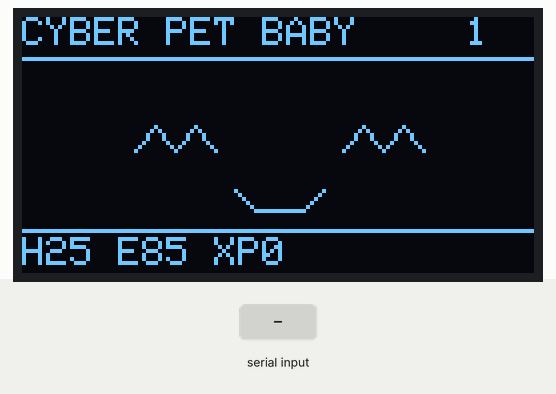
The sketch below on a simulated ESP8266 (NodeMCU). Parts: 128×64 one-colour display. Inputs (shaded band) come from the test bench. What the sketch prints to the serial monitor is not drawn.

Above: at 1.2 s.
1.3 s: "MAKAN\n" received over Serial
At 1.47 s:
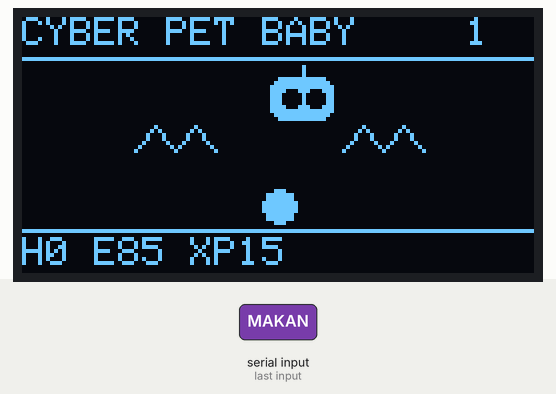
3.3 s: "MAIN\n" received over Serial
At 3.47 s:
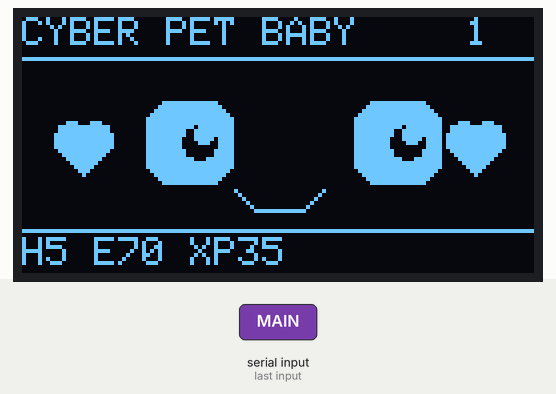
5.6 s: "TIDUR\n" received over Serial
At 6.8 s:
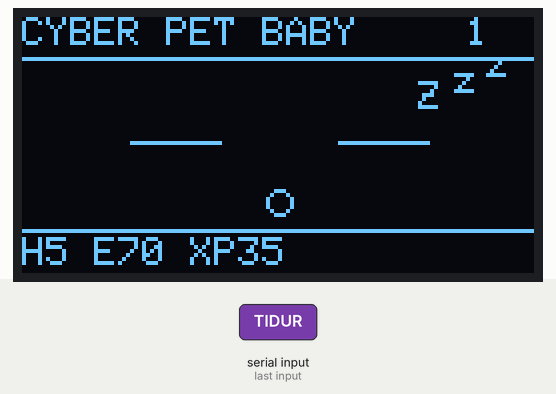
7.1 s: "BANGUN\n" received over Serial
At 8.1 s:
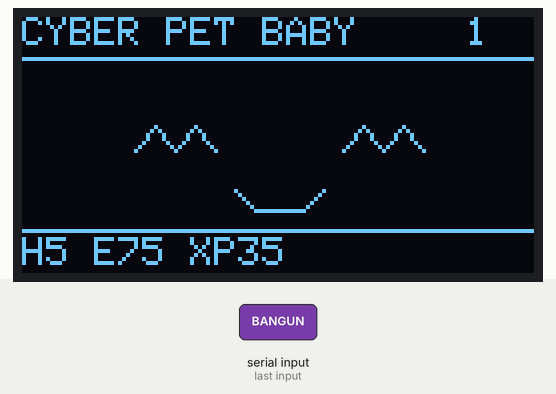
10.1 s: "SAPA\n" received over Serial
At 10.4 s:
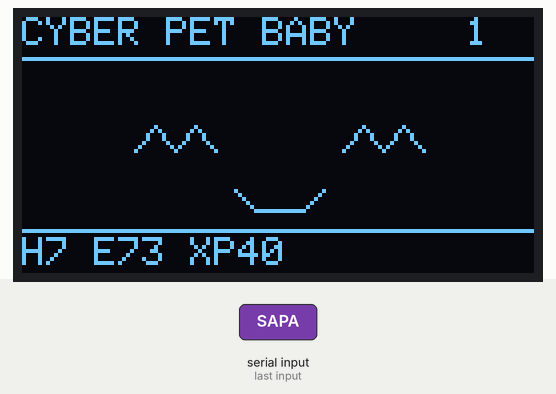
13.1 s: "SEDIH\n" received over Serial
At 13.9 s:
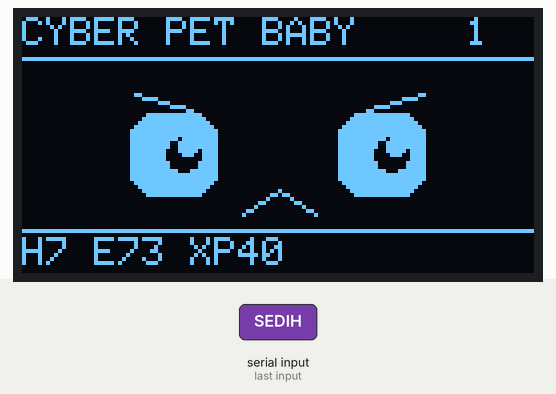
Timing chart, 0 to 15.6 s (numbered marks = the images above; inputs shaded):
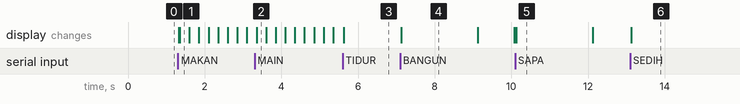

Measured:
- after the input at 1.3 s, the display: first changes at once (image 1 shows a later state)
- after the input at 3.3 s, the display: changes after 0.05 s (image 2)
- after the input at 5.6 s, the display: changes at once (image 3)
- after the input at 7.1 s, the display: changes at once (image 4)
- after the input at 10.1 s, the display: changes at once (image 5)
- after the input at 13.1 s, the display: changes at once (image 6)
- what the display in image 4 shows lasts 2.0 s, from 7.1 s to 9.1 s

The sketch:

kodeTugas7.ino
```cpp
#include <Wire.h>
#include <Adafruit_GFX.h>
#include <Adafruit_SSD1306.h>

#define W 128
#define H 64

Adafruit_SSD1306 oled(W, H, &Wire, -1);

enum Mood {
  HAPPY, HUNGRY, SAD, SLEEP, PLAY, EAT, LEVELUP, NORMAL
};

Mood mood = HAPPY;

int hunger = 25;
int energy = 85;
int happiness = 80;
int level = 1;
int xp = 0;

unsigned long lastTick = 0;
unsigned long animStart = 0;
unsigned long lastFrame = 0;
unsigned long moodUntil = 0;

int animFrame = 0;
bool animating = false;
bool sleeping = false;

String evolution = "BABY";

void updateEvolution() {
  if (level >= 10) evolution = "CYBER";
  else if (level >= 5) evolution = "TEEN";
  else evolution = "BABY";
}

void drawHeart(int x, int y) {
  oled.fillCircle(x - 3, y, 4, SSD1306_WHITE);
  oled.fillCircle(x + 3, y, 4, SSD1306_WHITE);
  oled.fillTriangle(x - 7, y + 1, x + 7, y + 1,
                    x, y + 9, SSD1306_WHITE);
}

void drawFood(int x, int y) {
  oled.fillRoundRect(x, y, 16, 11, 3, SSD1306_WHITE);
  oled.fillCircle(x + 5, y + 5, 2, SSD1306_BLACK);
  oled.fillCircle(x + 11, y + 5, 2, SSD1306_BLACK);
  oled.drawLine(x + 8, y - 3, x + 8, y, SSD1306_WHITE);
}

void drawEyesOpen(int x, int y, int r) {
  oled.fillRoundRect(x - 11, y - 10, 22, 21, 6, SSD1306_WHITE);
  oled.fillCircle(x + 2, y, r, SSD1306_BLACK);
  oled.fillCircle(x + 3, y - 2, 2, SSD1306_WHITE);
}

void drawHappyEyes(int x, int y) {
  oled.drawLine(x - 10, y + 2, x - 5, y - 4, SSD1306_WHITE);
  oled.drawLine(x - 5, y - 4, x, y + 2, SSD1306_WHITE);
  oled.drawLine(x, y + 2, x + 5, y - 4, SSD1306_WHITE);
  oled.drawLine(x + 5, y - 4, x + 10, y + 2, SSD1306_WHITE);
}

void drawFace() {
  int eyeY = 31;
  int leftX = 38;
  int rightX = 90;

  // Animasi gerakan mata ketika bermain
  int offset = 0;
  if (mood == PLAY) {
    offset = (animFrame % 2 == 0) ? -4 : 4;
  }

  // Mata
  if (mood == SLEEP) {
    oled.drawLine(leftX - 11, eyeY, leftX + 11, eyeY,
                  SSD1306_WHITE);
    oled.drawLine(rightX - 11, eyeY, rightX + 11, eyeY,
                  SSD1306_WHITE);
  }
  else if (mood == HAPPY || mood == EAT ||
           mood == LEVELUP) {
    if (mood == LEVELUP && animFrame % 2 == 0) {
      drawEyesOpen(leftX, eyeY, 7);
      drawEyesOpen(rightX, eyeY, 7);
    } else {
      drawHappyEyes(leftX, eyeY);
      drawHappyEyes(rightX, eyeY);
    }
  }
  else if (mood == SAD) {
    drawEyesOpen(leftX, eyeY + 3, 4);
    drawEyesOpen(rightX, eyeY + 3, 4);
    oled.drawLine(leftX - 10, eyeY - 12,
                  leftX + 4, eyeY - 8, SSD1306_WHITE);
    oled.drawLine(rightX - 4, eyeY - 8,
                  rightX + 10, eyeY - 12, SSD1306_WHITE);
  }
  else if (mood == HUNGRY) {
    oled.drawCircle(leftX, eyeY, 9, SSD1306_WHITE);
    oled.drawCircle(rightX, eyeY, 9, SSD1306_WHITE);
    oled.fillCircle(leftX, eyeY, 3, SSD1306_WHITE);
    oled.fillCircle(rightX, eyeY, 3, SSD1306_WHITE);
  }
  else {
    drawEyesOpen(leftX + offset, eyeY, 4);
    drawEyesOpen(rightX + offset, eyeY, 4);
  }

  // Mulut berdasarkan ekspresi
  if (mood == SAD) {
    oled.drawLine(55, 49, 64, 43, SSD1306_WHITE);
    oled.drawLine(64, 43, 73, 49, SSD1306_WHITE);
  }
  else if (mood == HUNGRY || mood == EAT) {
    int r = (mood == EAT && animFrame % 2 == 0) ? 6 : 4;
    oled.fillCircle(64, 47, r, SSD1306_WHITE);
    if (r > 4) {
      oled.fillCircle(64, 47, 2, SSD1306_BLACK);
    }
  }
  else if (mood == SLEEP) {
    oled.drawCircle(64, 46, 3, SSD1306_WHITE);
  }
  else {
    oled.drawLine(53, 43, 58, 48, SSD1306_WHITE);
    oled.drawLine(58, 48, 70, 48, SSD1306_WHITE);
    oled.drawLine(70, 48, 75, 43, SSD1306_WHITE);
  }
}

String getMoodName() {
  if (sleeping || mood == SLEEP) return "TIDUR";
  if (mood == EAT) return "MAKAN";
  if (mood == PLAY) return "MAIN";
  if (mood == LEVELUP) return "LEVEL UP!";
  if (hunger >= 70) return "LAPAR";
  if (happiness <= 25) return "SEDIH";
  if (energy <= 20) return "LELAH";
  if (happiness >= 70) return "SENANG";
  return "NORMAL";
}

void drawScreen() {
  oled.clearDisplay();
  oled.setTextColor(SSD1306_WHITE);
  oled.setTextSize(1);

  // Header
  oled.setCursor(0, 0);
  oled.print("CYBER PET ");
  oled.print(evolution);
  oled.setCursor(111, 0);
  oled.print(level);
  oled.drawLine(0, 10, 127, 10, SSD1306_WHITE);

  // Efek animasi khusus
  if (mood == EAT) {
    int x = 52 + (animFrame % 3) * 5;
    drawFood(x, 15);
  }

  if (mood == LEVELUP) {
    // Bintang berganti posisi
    int p = animFrame % 4;
    oled.drawLine(12 + p * 5, 23, 16 + p * 5, 27,
                  SSD1306_WHITE);
    oled.drawLine(16 + p * 5, 23, 12 + p * 5, 27,
                  SSD1306_WHITE);
    oled.drawLine(102 - p * 5, 23, 106 - p * 5, 27,
                  SSD1306_WHITE);
    oled.drawLine(106 - p * 5, 23, 102 - p * 5, 27,
                  SSD1306_WHITE);
  }

  drawFace();

  if (mood == SLEEP) {
    oled.setCursor(99, 16);
    oled.print("Z");
    oled.setCursor(108, 12);
    oled.print("z");
    oled.setCursor(116, 8);
    oled.print("z");
  }

  if (mood == PLAY) {
    drawHeart(15, 30);
    drawHeart(113, 30);
  }

  // Panel bawah
  oled.drawLine(0, 53, 127, 53, SSD1306_WHITE);
  oled.setCursor(0, 55);
  oled.print("H");
  oled.print(hunger);
  oled.print(" E");
  oled.print(energy);
  oled.print(" XP");
  oled.print(xp);

  oled.setCursor(0, 63);
  // Baris ini terlalu rendah untuk sebagian font,
  // jadi status ditampilkan pada header Serial juga.

  oled.display();
}

void showStatus() {
  Serial.println("\n--- STATUS CYBER PET ---");
  Serial.print("Evolusi    : "); Serial.println(evolution);
  Serial.print("Level      : "); Serial.println(level);
  Serial.print("XP         : "); Serial.print(xp); Serial.println("/100");
  Serial.print("Lapar      : "); Serial.print(hunger); Serial.println("%");
  Serial.print("Energi     : "); Serial.print(energy); Serial.println("%");
  Serial.print("Bahagia    : "); Serial.print(happiness); Serial.println("%");
  Serial.print("Ekspresi   : "); Serial.println(getMoodName());
  Serial.println("------------------------");
}

void addXP(int amount) {
  xp += amount;

  while (xp >= 100) {
    xp -= 100;
    level++;
    updateEvolution();

    mood = LEVELUP;
    animating = true;
    animStart = millis();
    moodUntil = millis() + 3000;
    animFrame = 0;

    Serial.print("EVOLUSI! Sekarang: ");
    Serial.print(evolution);
    Serial.print(" - Level ");
    Serial.println(level);
  }
}

void action(String cmd) {
  cmd.trim();
  cmd.toUpperCase();

  if (cmd == "MAKAN") {
    if (sleeping) {
      Serial.println("Bangunkan pet dulu dengan BANGUN.");
      return;
    }
    hunger = max(0, hunger - 30);
    happiness = min(100, happiness + 5);
    mood = EAT;
    messageAction("NYAM! ENAK!");
    addXP(15);
    moodUntil = millis() + 2500;
  }
  else if (cmd == "MAIN") {
    if (sleeping) {
      Serial.println("Pet sedang tidur. Ketik BANGUN.");
      return;
    }
    if (energy < 15) {
      mood = SAD;
      Serial.println("Pet terlalu lelah. Ketik TIDUR.");
      moodUntil = millis() + 2000;
      return;
    }
    energy = max(0, energy - 15);
    hunger = min(100, hunger + 5);
    happiness = min(100, happiness + 20);
    mood = PLAY;
    messageAction("YEAY! SERU!");
    addXP(20);
    moodUntil = millis() + 3000;
  }
  else if (cmd == "TIDUR") {
    sleeping = true;
    mood = SLEEP;
    Serial.println("Zzz... pet sedang tidur.");
    moodUntil = 0;
  }
  else if (cmd == "BANGUN") {
    sleeping = false;
    mood = HAPPY;
    energy = min(100, energy + 5);
    messageAction("AKU BANGUN!");
    moodUntil = millis() + 2000;
  }
  else if (cmd == "SAPA") {
    happiness = min(100, happiness + 5);
    mood = HAPPY;
    messageAction("HALO TEMANKU!");
    addXP(5);
    moodUntil = millis() + 2000;
  }
  else if (cmd == "SEDIH") {
    happiness = max(0, happiness - 25);
    mood = SAD;
    messageAction("AKU SEDIH...");
    moodUntil = millis() + 3000;
  }
  else if (cmd == "STATUS") {
    showStatus();
  }
  else if (cmd == "BANTU") {
    Serial.println("\nMAKAN, MAIN, TIDUR, BANGUN, SAPA, SEDIH, STATUS");
  }
  else if (cmd.length() > 0) {
    Serial.println("Perintah tidak dikenal. Ketik BANTU.");
    return;
  }

  drawScreen();
}

void messageAction(String text) {
  Serial.print("CYBER PET: ");
  Serial.println(text);
}

void setup() {
  Serial.begin(115200);
  Serial.setTimeout(50);
  Wire.begin(D2, D1);

  if (!oled.begin(SSD1306_SWITCHCAPVCC, 0x3C)) {
    Serial.println("OLED tidak terdeteksi. Cek alamat 0x3C/0x3D.");
    while (true) delay(100);
  }

  updateEvolution();
  drawScreen();

  Serial.println("\nCYBER PET v3.0 SIAP!");
  Serial.println("Ketik BANTU untuk daftar perintah.");
  lastTick = millis();
  lastFrame = millis();
}

void loop() {
  unsigned long now = millis();

  if (Serial.available()) {
    String cmd = Serial.readStringUntil('\n');
    action(cmd);
  }

  // Status berubah setiap 10 detik
  if (now - lastTick >= 10000) {
    lastTick = now;
    hunger = min(100, hunger + 2);

    if (sleeping) {
      energy = min(100, energy + 10);
      if (energy >= 100) {
        sleeping = false;
        mood = HAPPY;
        Serial.println("Pet bangun sendiri: energi penuh!");
      }
    } else {
      energy = max(0, energy - 2);
      happiness = max(0, happiness - 1);
    }

    drawScreen();
  }

  // Animasi gerak setiap 250 ms
  if (now - lastFrame >= 250) {
    lastFrame = now;
    animFrame++;
    if (mood == PLAY || mood == EAT || mood == LEVELUP) {
      drawScreen();
    }
  }

  // Kembalikan ekspresi setelah animasi selesai
  if (!sleeping && moodUntil > 0 && now >= moodUntil) {
    moodUntil = 0;
    mood = NORMAL;
    drawScreen();
  }

  // Level up selesai setelah animasi
  if (mood == LEVELUP && moodUntil > 0 && now >= moodUntil) {
    moodUntil = 0;
    mood = HAPPY;
    drawScreen();
  }
}
```
